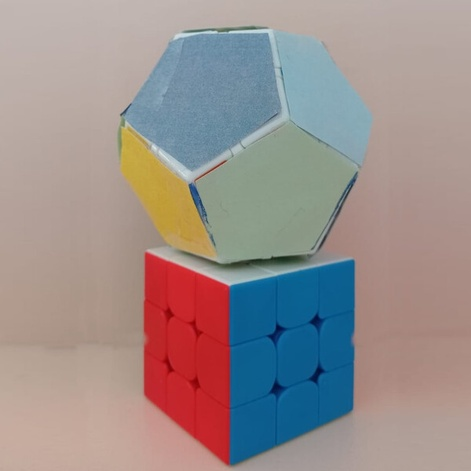
#> input picture points/images/dodecf4.jpg, 471 x 471 px, shrunk from 600 x 600 before the run
$ python appariement_sift.py
#> lines starting #> are read from the running program, lines starting #| are printed output that depends on the picture
import cv2 as cv
import matplotlib.pyplot as plt

# Charger les images en couleur (pas en niveaux de gris)
img1 = cv.imread('points/images/dodecf4.jpg')  # BGR
#> img1 is the input picture: shape (471, 471, 3); mean B, G, R 141.2, 143.1, 154.4
img2 = cv.imread('points/images/dodecf5.jpg')  # BGR
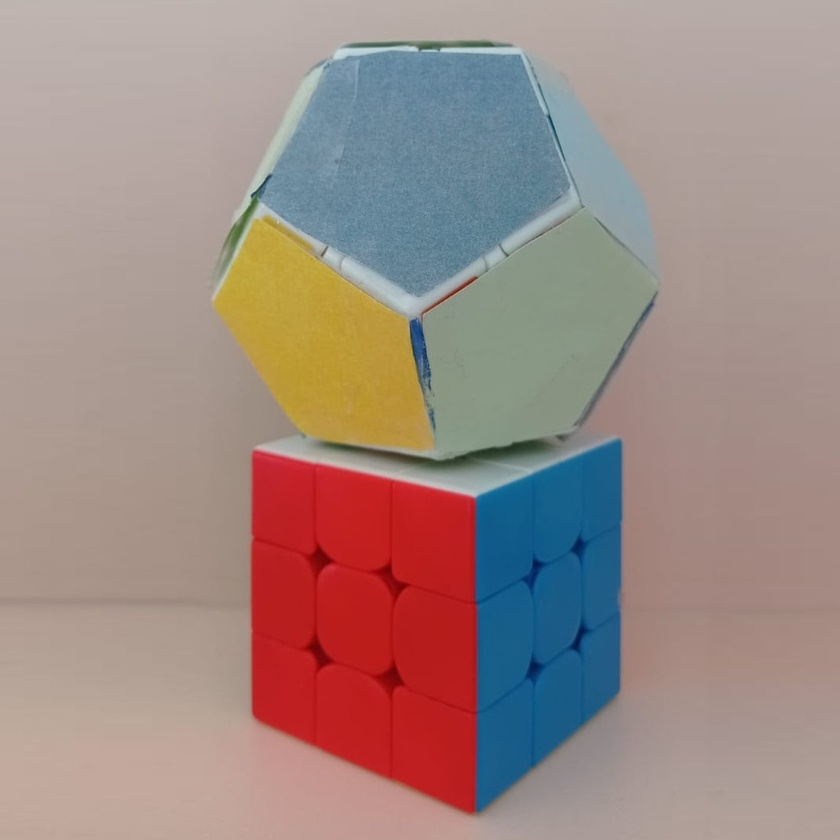
#> input picture points/images/dodecf5.jpg, 840 x 840 px, shrunk from 1070 x 1070 before the run
#> img2 is the input picture: shape (840, 840, 3); mean B, G, R 132.5, 137.9, 158.2

# Vérification du chargement
if img1 is None or img2 is None:
    print("Erreur de chargement des images.")
    exit()

# Détection SIFT
sift = cv.SIFT_create()
kp1, des1 = sift.detectAndCompute(img1, None)
#> kp1 = 92 keypoints; strongest (x, y, size): (230, 32, 2), (193, 189, 6.4), (213, 30, 2.2), (353, 180, 3.4)
kp2, des2 = sift.detectAndCompute(img2, None)
#> kp2 = 170 keypoints; strongest (x, y, size): (252, 195, 2.1), (549, 117, 2.4), (416, 330, 11.8), (443, 50, 3.5)

# Brute-Force Matching + ratio test
bf = cv.BFMatcher()
matches = bf.knnMatch(des1, des2, k=2)
#> matches = 92 matches

# Ratio de Lowe
good_matches = [m for m, n in matches if m.distance < 0.75 * n.distance]
#> good_matches = 31 matches

# Dessiner les correspondances (images couleur)
matched_img = cv.drawMatches(
    img1, kp1, img2, kp2, good_matches, None,
    flags=cv.DrawMatchesFlags_NOT_DRAW_SINGLE_POINTS
)
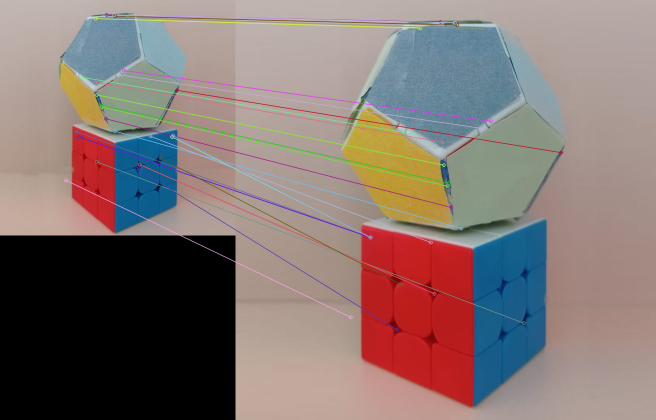
#> matched_img: shape (840, 1311, 3) (shown at 1/2 size); mean B, G, R 113.5, 117, 132.4

# Convertir BGR vers RGB pour matplotlib
matched_img_rgb = cv.cvtColor(matched_img, cv.COLOR_BGR2RGB)

# Affichage avec matplotlib
plt.figure(figsize=(12, 6))
plt.imshow(matched_img_rgb)
plt.title("Appariement SIFT ")
plt.axis('off')
plt.tight_layout()
plt.show()
